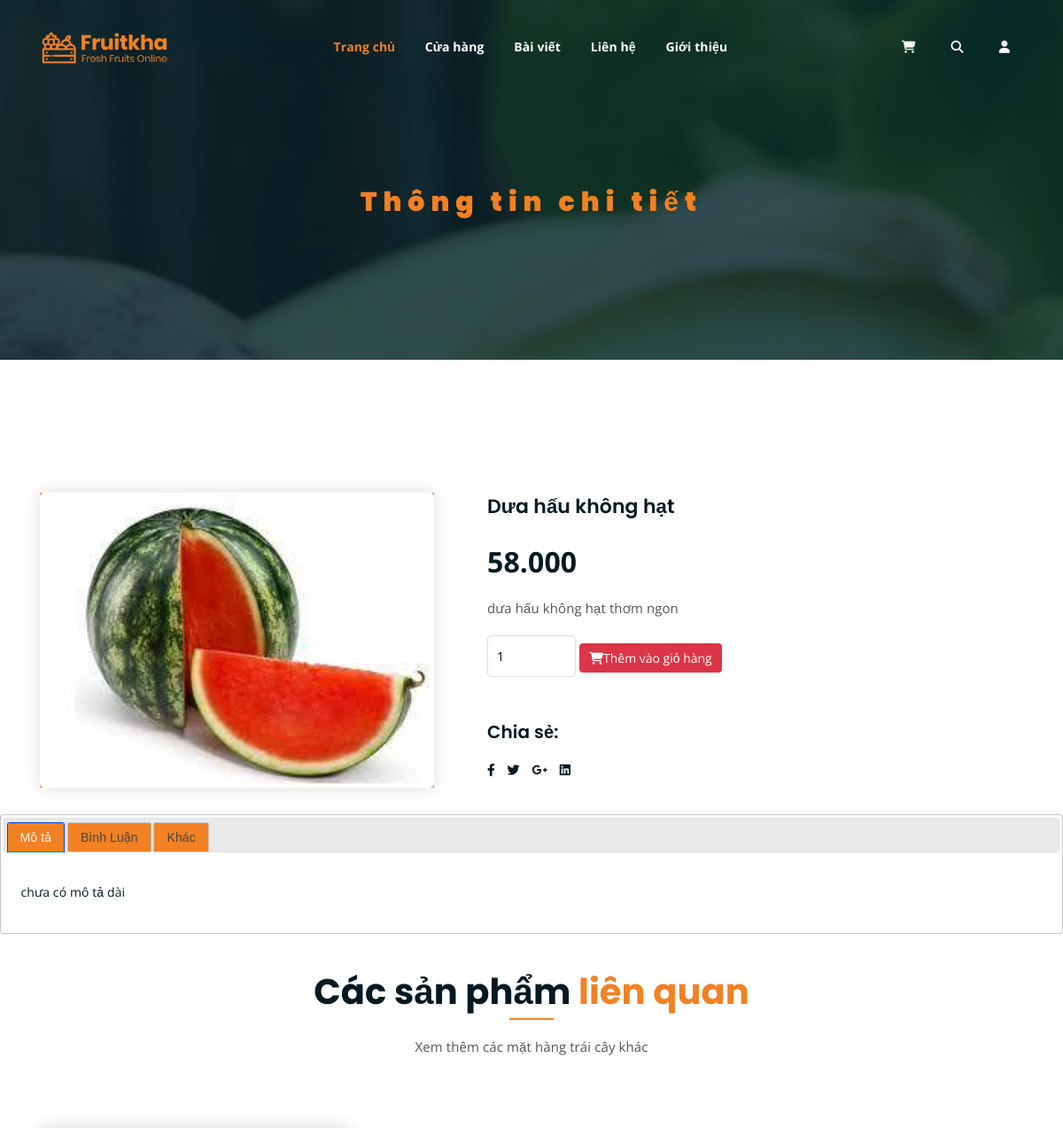
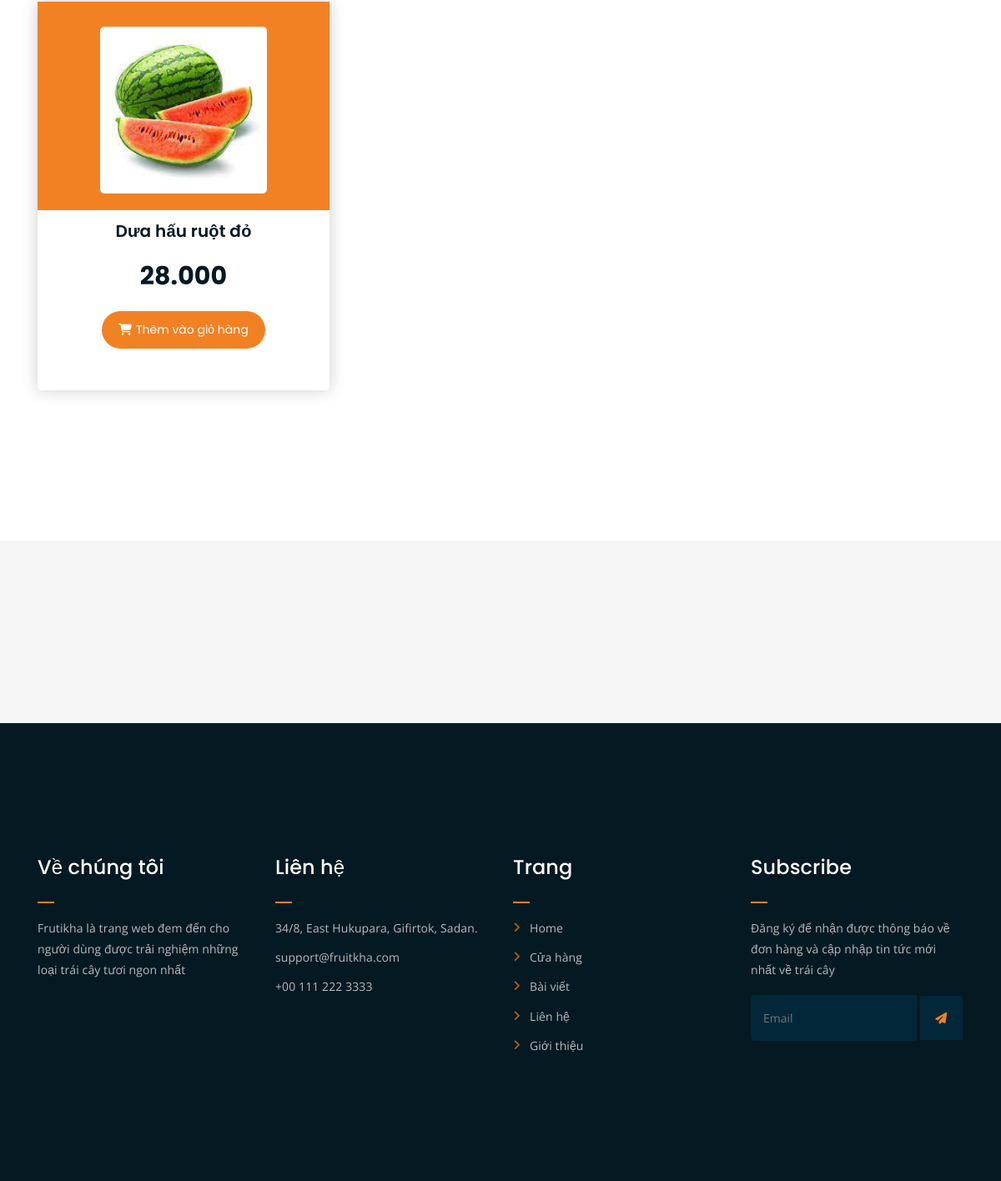
The app's page /single-product.php?id=1 with its own data (2 pictures, top to bottom).
### tables this page shows
CREATE TABLE `products` (
  `id` int(11) NOT NULL,
  `name` varchar(100) NOT NULL,
  `photo` text NOT NULL DEFAULT 'default-product.png',
  `category_id` int(11) NOT NULL,
  `short_description` varchar(200) NOT NULL DEFAULT '''\\''chưa có mô tả\\''''',
  `long_description` text NOT NULL DEFAULT 'chưa có mô tả dài',
  `price` float NOT NULL
);

### classes/db.php (called while the page is built, shortened)
<?php
class Database
{
    static $instance = null;
    private  $connection;
    private function __construct()
    {
        try {
            $host = 'localhost';
            $username = 'root';
            $password = '';
            $database = 'frutika';
            $this->connection = new \mysqli($host, $username, $password, $database);
        } catch (\Throwable $e) {
            die("Lỗi: " . $e->getMessage());
        }
    }
    public static function getInstance()
    {
        if (static::$instance == null) {
            static::$instance = new Database();
        }
        return static::$instance;
    }
    public function query($sql)
    {
        return $this->connection->query($sql);
    }
}

### single-product.php (the view, shortened to what this page needs)
<?php
require_once "includes/header.php";
require_once "classes/db.php";
$id = $_GET['id'];
$sql = "SELECT * FROM products WHERE products.id = '$id'";
$result = Database::getInstance()->query($sql);
$each = $result->fetch_assoc();
$sql = "SELECT products.id, customers.name as customer_name, customers.photo as customer_photo, rating, comment FROM products
JOIN products_rating ON products.id = products_rating.product_id
JOIN customers ON customers.id = products_rating.customer_id
  WHERE products.id = '$id' ORDER BY create_at DESC";
?>
<div class="breadcrumb-section breadcrumb-bg">
	<div class="container">
		<div class="row">
			<div class="col-lg-8 offset-lg-2 text-center">
				<div class="breadcrumb-text">
					<h1>Thông tin chi tiết</h1>
				</div>
			</div>
		</div>
	</div>
</div>
<div class="single-product mt-150">
	<div class="container">
		<div class="row">
			<div class="col-md-5">
				<div class="single-product-img">
					<img src="/admin/assets/uploads/products/<?php echo $each['photo'] ?>" alt="frutikha-<?php echo $each['name'] ?>">
				</div>
			</div>
			<div class="col-md-7">
				<div class="single-product-content">
					<h3><?php echo $each['name'] ?></h3>
					<p class="single-product-pricing d-flex"><?php echo number_format($each['price'], 0, '', '.') ?></p>
					<p><?php echo $each['short_description'] ?></p>
					<div class="single-product-form">
						<form method="get" id="single-product-form">
							<input type="number" name="quantity-product" value="1" min="1" class="quantityProduct">
							<button class="btn btn-danger"><i class="fas fa-shopping-cart"></i>Thêm vào giỏ hàng</button>
						</form>
					</div>
					<h4>Chia sẻ:</h4>
					<ul class="product-share">
						<li><a href=""><i class="fab fa-facebook-f"></i></a></li>
						<li><a href=""><i class="fab fa-twitter"></i></a></li>
						<li><a href=""><i class="fab fa-google-plus-g"></i></a></li>
						<li><a href=""><i class="fab fa-linkedin"></i></a></li>
					</ul>
				</div>
			</div>
		</div>
	</div>
</div>
<div id="tabs">
	<ul>
		<li><a href="#tabs-1">Mô tả</a></li>
		<li><a href="#tabs-2">Bình Luận</a></li>
		<li><a href="#tabs-3">Khác</a></li>
	</ul>
	<div id="tabs-1">
		<p><?php echo $each['long_description'] ?></p>
	</div>
</div>
<div class="more-products mb-150">
	<div class="container">
		<div class="row">
			<div class="col-lg-8 offset-lg-2 text-center">
				<div class="section-title">
					<h3>Các sản phẩm <span class="orange-text">liên quan</span></h3>
					<p>Xem thêm các mặt hàng trái cây khác</p>
				</div>
			</div>
		</div>
		<div class="row">
			<?php
			require_once 'classes/db.php';
			$query = "SELECT * FROM products WHERE category_id='" . $each['category_id'] . "' AND NOT id='" . $each['id'] . "'ORDER BY RAND() LIMIT 3";
			$query_run = Database::getInstance()->query($query);
			if ($query_run->num_rows > 0) {
				foreach ($query_run as $each) { ?>
					<div class="col-lg-4 col-md-6 text-center">
						<div class="single-product-item single-product-container">
							<div class="product-image single-product-image">
								<a href="single-product.php?id=<?php echo $each['id'] ?>" class="product-image-link"><img src="/admin/assets/uploads/products/<?php echo $each['photo'] ?>" alt="frutikha - <?php $each['name'] ?>"></a>
							</div>
							<h3><?php echo $each['name'] ?></h3>
							<p class="product-price"><?php echo number_format($each['price'], 0, '', '.') ?></p>
							<button class="cart-btn" value="<?php echo $each['id'] ?>"><i class="fas fa-shopping-cart"></i>Thêm vào giỏ hàng</button>
						</div>
					</div>
			<?php }
			} ?>
		</div>
	</div>
</div>
<?php require_once 'includes/footer.php' ?>

### assets/css/main.css (style rules this page uses)
html { font-size: 14px; font-weight: 400; line-height: 28px; height: 100%; }
body { font-family: "Open Sans", sans-serif; font-weight: 400; font-size: 1rem; letter-spacing: 0.1px; line-height: 1.8; color: #051922; overflow-x: hidden; }
body img { display: block; max-width: 100%; object-fit: cover; }
a { cursor: pointer; text-decoration: none; transition: all 0.2s ease-in-out; }
h1, .h1, h2, .h2, h3, .h3, h4, .h4, h5, .h5, h6, .h6 { font-family: "Poppins", sans-serif; font-weight: 700; margin: 0 0 1.25rem 0; color: #051922; }
h1:last-child, .h1:last-child, h2:last-child, .h2:last-child, h3:last-child, .h3:last-child, h4:last-child, .h4:last-child, h5:last-child, .h5:last-child, h6:last-child, .h6:last-child { margin: 0; }
h1, .h1 { font-size: 4rem; font-weight: 700; line-height: 4rem; }
h3, .h3 { font-size: 2rem; font-weight: 700; line-height: 2.25rem; }
h4, .h4 { font-size: 1.5rem; font-weight: 700; line-height: 1.75rem; }
p { font-family: "Open Sans", sans-serif; font-weight: 400; font-size: 1rem; letter-spacing: 0.1px; line-height: 1.8; color: #051922; margin: 0 0 1.25rem 0; }
p:last-child { margin: 0; }
.mt-150 { margin-top: 150px; }
.mb-150 { margin-bottom: 150px; }
.orange-text { color: #F28123; }
a.boxed-btn, a.bordered-btn, :is(a, button):is(.cart-btn, .rating-btn) { border: unset; border-radius: 50px; }
.section-title h3 { font-size: 40px; position: relative; padding-bottom: 15px; }
.section-title h3:after { position: absolute; content: ""; left: 0px; right: 0px; bottom: 0px; width: 50px; height: 2px; background-color: #F28123; margin: 0 auto; }
.section-title p { font-size: 15px; width: 530px; margin: 0 auto; color: #555; margin-top: 10px; line-height: 1.8; }
.section-title { margin-bottom: 80px; }
.breadcrumb-bg { background-image: url(../img/breadcrumb-bg.jpg); }
.breadcrumb-text h1 { font-size: 30px; font-weight: 900; color: #F28123; margin: 0; letter-spacing: 7px; }
.breadcrumb-section { padding: 150px 0; background-size: cover; background-position: center center; position: relative; z-index: 1; background-attachment: fixed; padding-top: 200px; }
.breadcrumb-section:after { position: absolute; left: 0; top: 0; width: 100%; height: 100%; content: ""; background-color: #07212e; z-index: -1; opacity: 0.8; }
.product-image img { transition: 0.3s; }
:is(a, button):is(.cart-btn, .rating-btn) { transition: 0.3s; }
:is(a, button):is(.cart-btn, .rating-btn):hover { background-color: #051922; color: #F28123; }
ul.product-share li a { transition: 0.3s; }
.single-product-item { transition: 0.3s; }
html, body { height: 100%; }
.single-product-item { margin-bottom: 30px; }
.single-product-img { background-color: #F28123; }
.single-product-img img { width: 100%; }
.product-image .product-image-link { display: flex; justify-content: center; }
.product-image { padding: 30px; padding-bottom: 0; }
.product-image img { width: 200px; height: 200px; border-radius: 5px; margin-bottom: 20px; object-fit: cover; }
.single-product-image { background-color: #F28123; }
.single-product-item h3 { margin-top: 10px; margin-bottom: 10px; font-size: 20px; font-weight: 600; }
#tabs { max-width: 1200px; margin: 30px auto 50px; }
a.ui-tabs-anchor { background-color: #F28123; }
p.product-price { justify-content: center; font-family: "Poppins", sans-serif; font-size: 30px; font-weight: 700; margin-bottom: 15px; }
:is(a, button):is(.cart-btn, .rating-btn) { font-family: "Poppins", sans-serif; display: inline-block; background-color: #F28123; color: #fff; padding: 10px 20px; }
:is(a, button):is(.cart-btn, .rating-btn) i { margin-right: 5px; }
.single-product-img img { border-radius: 5px; box-shadow: 0 0 20px #ddd; }
.single-product-content h3 { font-size: 22px; font-weight: 600; }
.single-product-content p { font-size: 15px; color: #555; line-height: 1.8; }
.single-product-content p.single-product-pricing { font-size: 32px; font-weight: 700; margin-bottom: 10px; color: #051922; line-height: inherit; }
input[type=number] { border: 1px solid #ddd; border-radius: 5px; padding: 10px; width: 100px; margin-bottom: 15px; }
.single-product-content h4 { font-size: 20px; font-weight: 600; margin-top: 35px; }
ul.product-share { margin: 0; padding: 0; list-style: none; }
ul.product-share li { display: inline-block; }
ul.product-share li a { display: block; color: #051922; margin-right: 10px; }
.single-product-content { margin-left: 30px; }
.single-product-item { box-shadow: 0 0 20px rgba(0, 0, 0, 0.2); padding-bottom: 50px; border-radius: 5px; }

### records on screen
products: photo (picture), name "Dưa hấu không hạt", price "58.000", short_description "dưa hấu không hạt thơm ngon", long_description "chưa có mô tả dài"
products: photo (picture), name "Dưa hấu ruột đỏ", price "28.000", $each['id'] 2 (drawn)
